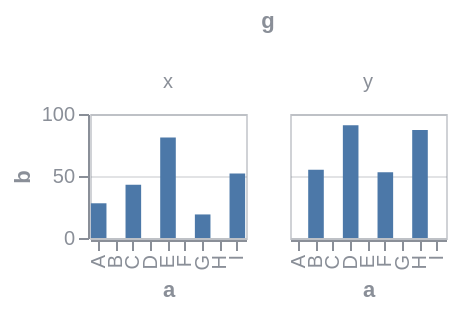

Express this chart as Vega-Lite.
### Vega specification from a JSON file in a GitHub repository (floating-point values rounded to 4 significant figures)
{"$schema": "https://vega.github.io/schema/vega/v6.json", "background": null, "padding": 5, "data": [{"name": "source_0", "values": [{"a": "A", "b": 28, "c": 5, "g": "x"}, {"a": "B", "b": 55, "c": 9, "g": "y"}, {"a": "C", "b": 43, "c": 2, "g": "x"}, {"a": "D", "b": 91, "c": 7, "g": "y"}, {"a": "E", "b": 81, "c": 4, "g": "x"}, {"a": "F", "b": 53, "c": 6, "g": "y"}, {"a": "G", "b": 19, "c": 8, "g": "x"}, {"a": "H", "b": 87, "c": 1, "g": "y"}, {"a": "I", "b": 52, "c": 3, "g": "x"}]}, {"name": "data_0", "source": "source_0", "transform": [{"type": "stack", "groupby": ["a", "g"], "field": "b", "sort": {"field": [], "order": []}, "as": ["b_start", "b_end"], "offset": "zero"}, {"type": "filter", "expr": "isValid(datum[\"b\"]) && isFinite(+datum[\"b\"])"}]}, {"name": "column_domain", "source": "data_0", "transform": [{"type": "aggregate", "groupby": ["g"]}]}], "signals": [{"name": "child_width", "value": 78}, {"name": "child_height", "value": 62}], "layout": {"padding": 20, "offset": {"columnTitle": 10}, "columns": {"signal": "length(data('column_domain'))"}, "bounds": "full", "align": "all"}, "marks": [{"name": "column-title", "type": "group", "role": "column-title", "title": {"text": "g", "style": "guide-title", "offset": 10}}, {"name": "row_header", "type": "group", "role": "row-header", "encode": {"update": {"height": {"signal": "child_height"}}}, "axes": [{"scale": "y", "orient": "left", "grid": false, "title": "b", "labelOverlap": true, "tickCount": {"signal": "ceil(child_height/40)"}, "zindex": 0}]}, {"name": "column_header", "type": "group", "role": "column-header", "from": {"data": "column_domain"}, "sort": {"field": "datum[\"g\"]", "order": "ascending"}, "title": {"text": {"signal": "isValid(parent[\"g\"]) ? parent[\"g\"] : \"\"+parent[\"g\"]"}, "style": "guide-label", "frame": "group", "offset": 10}, "encode": {"update": {"width": {"signal": "child_width"}}}}, {"name": "column_footer", "type": "group", "role": "column-footer", "from": {"data": "column_domain"}, "sort": {"field": "datum[\"g\"]", "order": "ascending"}, "encode": {"update": {"width": {"signal": "child_width"}}}, "axes": [{"scale": "x", "orient": "bottom", "grid": false, "title": "a", "labelAlign": "right", "labelAngle": 270, "labelBaseline": "middle", "zindex": 0}]}, {"name": "cell", "type": "group", "style": "cell", "from": {"facet": {"name": "facet", "data": "data_0", "groupby": ["g"]}}, "sort": {"field": ["datum[\"g\"]"], "order": ["ascending"]}, "encode": {"update": {"width": {"signal": "child_width"}, "height": {"signal": "child_height"}}}, "marks": [{"name": "child_marks", "type": "rect", "style": ["bar"], "from": {"data": "facet"}, "encode": {"update": {"fill": {"value": "#4c78a8"}, "ariaRoleDescription": {"value": "bar"}, "description": {"signal": "\"a: \" + (isValid(datum[\"a\"]) ? isArray(datum[\"a\"]) ? join(datum[\"a\"], ' ') : datum[\"a\"] : \"\"+datum[\"a\"]) + \"; b: \" + (format(datum[\"b\"], \"\"))"}, "x": {"scale": "x", "field": "a"}, "width": {"signal": "max(0.25, bandwidth('x'))"}, "y": {"scale": "y", "field": "b_end"}, "y2": {"scale": "y", "field": "b_start"}}}}], "axes": [{"scale": "y", "orient": "left", "gridScale": "x", "grid": true, "tickCount": {"signal": "ceil(child_height/40)"}, "domain": false, "labels": false, "aria": false, "maxExtent": 0, "minExtent": 0, "ticks": false, "zindex": 0}]}], "scales": [{"name": "x", "type": "band", "domain": {"data": "data_0", "field": "a", "sort": true}, "range": [0, {"signal": "child_width"}], "paddingInner": 0.1, "paddingOuter": 0.05}, {"name": "y", "type": "linear", "domain": {"data": "data_0", "fields": ["b_start", "b_end"]}, "range": [{"signal": "child_height"}, 0], "nice": true, "zero": true}], "config": {"axis": {"labelColor": "#8a8f98", "titleColor": "#8a8f98", "domainColor": "#8a8f98", "tickColor": "#8a8f98", "gridColor": "#8a8f98", "gridOpacity": 0.25}, "legend": {"labelColor": "#8a8f98", "titleColor": "#8a8f98"}, "style": {"cell": {"stroke": "#8a8f98", "strokeOpacity": 0.4}, "guide-label": {"fill": "#8a8f98"}, "guide-title": {"fill": "#8a8f98"}}}}
